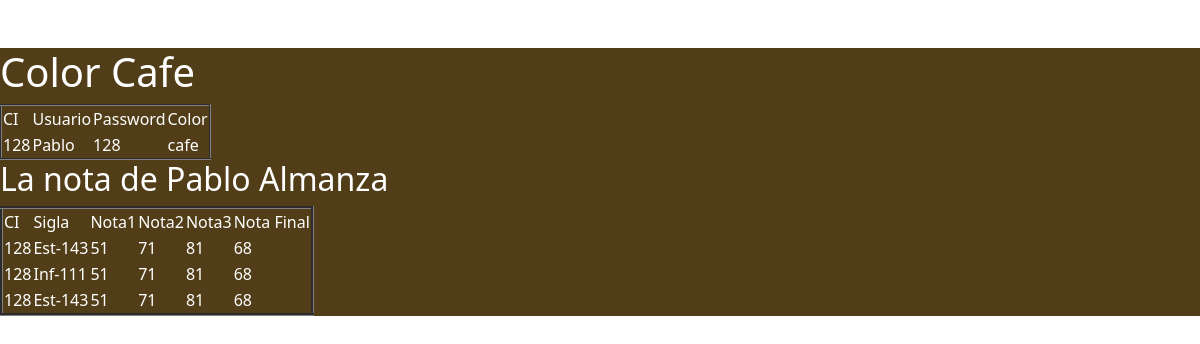
Page /colores/cafe.php?ci=128 on the committed database.
### tables this page shows
CREATE TABLE `usuario` (
  `ci` int(11) NOT NULL,
  `usuario` varchar(20) DEFAULT NULL,
  `passwordd` varchar(20) DEFAULT NULL,
  `color` varchar(20) DEFAULT NULL,
  `rol` varchar(20) DEFAULT NULL
);

CREATE TABLE `persona` (
  `ci` int(11) NOT NULL,
  `nombrecompleto` varchar(20) DEFAULT NULL,
  `fechadenacimiento` date DEFAULT NULL,
  `lugarderesidencia` varchar(2) DEFAULT NULL
);

CREATE TABLE `nota` (
  `ci` int(11) DEFAULT NULL,
  `sigla` varchar(20) DEFAULT NULL,
  `nota1` int(11) DEFAULT NULL,
  `nota2` int(11) DEFAULT NULL,
  `nota3` int(11) DEFAULT NULL,
  `notafinal` int(11) DEFAULT NULL
);

### colores/cafe.php (the view, shortened to what this page needs)
<?php
include "../cabecera.inc.php";
include "../conexion.inc.php";
echo "<br>";
?>
<div class="cafe">
<h1>Color Cafe</h1>
<table border="2px">
<tr>
	<td>CI</td>
	<td>Usuario</td>
	<td>Password</td>
	<td>Color</td>
</tr>
<?php
$ci        = $_GET["ci"];
$colorcito = "select * from usuario where ci='$ci'";
$r         = mysqli_query($conex, $colorcito);
while ($col = mysqli_fetch_array($r)) {
    echo "<tr>";
    echo "<td>$col[ci]</td>";
    echo "<td>" . $col["usuario"] . "</td>";
    echo "<td>$col[passwordd]</td>";
    echo "<td>$col[color]</td>";
}
?>
</table>
<?php
$codigo = "select * from persona where ci='$ci'";
$res    = mysqli_query($conex, $codigo);
$de     = mysqli_fetch_array($res);
$nom = $de[1];
echo "<h2>La nota de $nom </h2>";
$codigoNotas = "select * from nota where ci='$ci'";
$res1        = mysqli_query($conex, $codigoNotas);
?>
<table border="3px">
<tr>
	<td>CI</td>
	<td>Sigla</td>
	<td>Nota1</td>
	<td>Nota2</td>
	<td>Nota3</td>
	<td>Nota Final</td>
</tr>
<?php
while ($de1 = mysqli_fetch_array($res1))
{
    echo "<tr>";
    echo "<td>$de1[ci]</td>";
    echo "<td>$de1[sigla]</td>";
    echo "<td>$de1[nota1]</td>";
    echo "<td>$de1[nota2]</td>";
    echo "<td>$de1[nota3]</td>";
    echo "<td>$de1[notafinal]</td>";
    echo "</tr>";
}
?>
</table>
</div>
<?php
include "../pie.inc.php";
?>

### estilos.css (style rules this page uses)
div { background:#181010; color: #FFFFFF; }
.cafe { background: #513E18; color: #FFFFFF; }

### colores/cafe.php (style rules this page uses)
.cafe { background: #513E18; color: #FFFFFF; }

### rows in the picture
usuario: ci "128", usuario "Pablo", passwordd "128", color "cafe"
persona: nombrecompleto "Pablo Almanza"
nota: ci "128", sigla "Est-143", nota1 "51", nota2 "71", nota3 "81", notafinal "68"
nota: ci "128", sigla "Inf-111", nota1 "51", nota2 "71", nota3 "81", notafinal "68"
nota: ci "128", sigla "Est-143", nota1 "51", nota2 "71", nota3 "81", notafinal "68"
